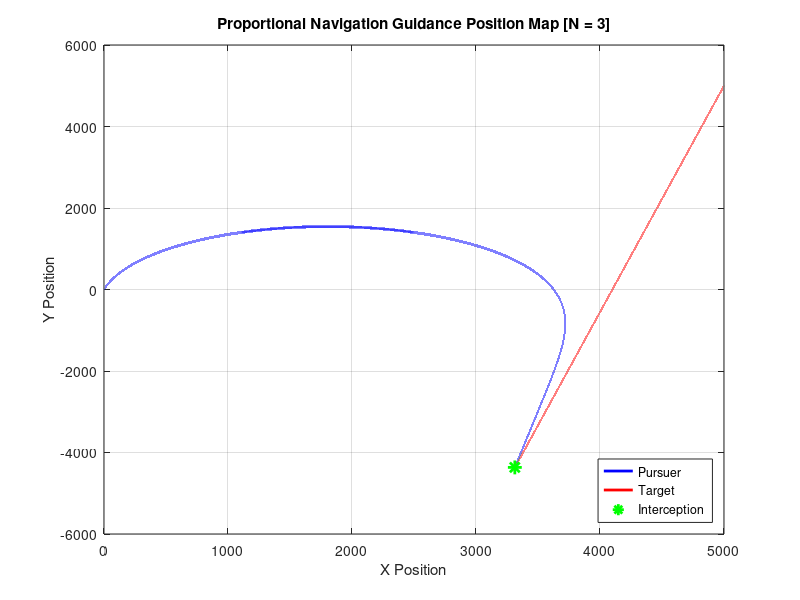

Here is the MATLAB script that generated this plot:
%% __________
%% Parameters
N = 3; % Navigation constant (typical values: 3-5)
dt = 0.001; % Time step for simulation
max_steps = 300000; % Maximum number of iterations

%% ______________
%% Initialization
pursuer_pos = [0; 0];
target_pos = [5000; 5000];

pursuer_velo = [10; 50];
target_velo = [-9; -50];

%% _________________________
%% Storage for visualization

% Preallocation (essential to performance)
pursuer_trajectory = nan(max_steps, 2);
target_trajectory = nan(max_steps, 2);

% Assign initial conidtions
pursuer_trajectory(1,:) = pursuer_pos';
target_trajectory(1,:) = target_pos';

%% _______________ 
%% Simulation loop
for step = 1:max_steps
    % Calculate relative position and velocity
    rel_pos = target_pos - pursuer_pos;
    rel_velo = target_velo - pursuer_velo;
    
    % Compute line-of-sight (LOS) angle
    los_angle = atan2(rel_pos(2), rel_pos(1));
    
    % Compute LOS rate (time derivative of LOS angle)
    los_rate = (rel_pos(1) * rel_velo(2) - rel_pos(2) * rel_velo(1)) / (norm(rel_pos)^2);
    
    % Compute required lateral acceleration (PN law)
    lateral_accel = N * norm(pursuer_velo) * los_rate;
    
    % Update pursuer velocity direction
    pursuer_heading = atan2(pursuer_velo(2), pursuer_velo(1));
    pursuer_heading = pursuer_heading + lateral_accel * dt / norm(pursuer_velo);
    
    % Update pursuer velocity
    pursuer_velo = norm(pursuer_velo) * [cos(pursuer_heading); sin(pursuer_heading)];
    
    % Update positions
    pursuer_pos = pursuer_pos + pursuer_velo * dt;
    target_pos = target_pos + target_velo * dt;
    
    % Save trajectories
    pursuer_trajectory(step, :) = pursuer_pos';
    target_trajectory(step, :) = target_pos';

    % Check if intercept occurred
    if norm(target_pos - pursuer_pos) < 1 % Threshold for interception
        interception = pursuer_pos';
        time = step * dt;
        fprintf('Intercept occurred at %.2f seconds (step %d)\n', time, step);
        break;
    end
end

%% _________________
%% Plot trajectories
figure;

plot(pursuer_trajectory(:,1), pursuer_trajectory(:,2), '-b', 'LineWidth', 2);
hold on;
plot(target_trajectory(:,1), target_trajectory(:,2), '-r', 'LineWidth', 2);
hold on;
plot(interception(1), interception(2), 'g*', 'MarkerSize', 10, 'LineWidth', 2);
legend('Pursuer', 'Target', 'Interception', 'Location', 'southeast');
xlabel('X Position');
ylabel('Y Position');
title('Proportional Navigation Guidance Position Map [N = 3]');
grid on;
